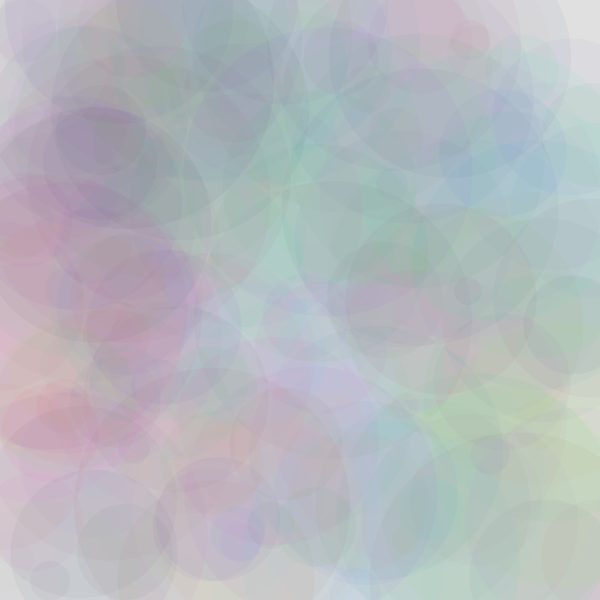
Frame 1 (no input)
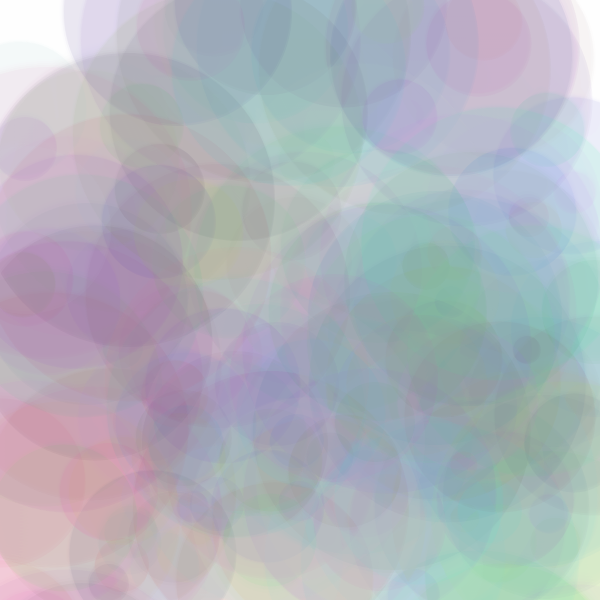
Frame 60 (the mouse pressed at the canvas centre just before this capture)
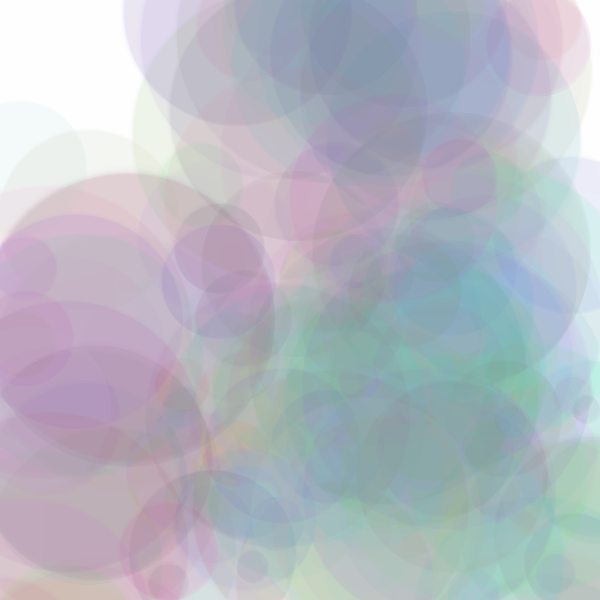
Frame 120 (the mouse held since frame 60 and released just before this capture)

The Processing sketch that drew these frames (run headless with seeded random() and noise(); from frame 60 on, the mouse is pressed at the canvas centre):

// Processing sketch: processing_77463
// ── processing_77463.pde

//Christopher Chan
//ckchan@andrew.cmu.edu
//Homework 11
//Code written on 30 OCT 2012 (c)


//press 1 - red/blue color scheme
//press 2 - red/green color scheme
//press 3 - blue/green color scheme
//press spacebar - random color scheme


final int MAX = 200;

int[] ballSize = new int [MAX];
int[] ballX = new int [MAX];
int[] ballY = new int [MAX];
int[] ballDX = new int [MAX];
int[] ballDY = new int [MAX];
color[] ballColor = new int [MAX];

void setup ()
{
  size (600, 600);
  smooth ();
  ellipseMode (CENTER);
  noStroke ();

  initColor ();
  initArray ( ballSize, 25, 300);
  initArray ( ballX, 0, width);
  initArray ( ballY, 0, height);
  initArray ( ballDX, 1, 2);
  initArray ( ballDY, 1, 4);
}

void draw ()
{
  fade ();
  drawBall ();
  moveBall ();
}

void fade ()
{
  fill (#FFFFFF, 100);
  rect (0, 0, width, height);
}

void initArray (int [] emptyArray, int low, int high)
{
  for (int i=0; i < emptyArray.length; i++)
  {
    emptyArray [i] =int (random (low, high));
  }
}

void initColor ()
{
  for (int i=0; i< ballColor.length; i++)
  {
    ballColor [i] = color (random(0, 255), random(0, 255), random(0, 255));
  }
}

void drawBall ()
{
  for (int i=0; i < MAX; i++)
  {
    fill (color (ballColor [i], 10));
    ellipse (ballX [i], ballY [i], ballSize [i], ballSize [i]);
  }
}

void moveBall ()
{
  for (int i=0; i < MAX; i++)
  {

    ballX [i] = ballX [i] + ballDX [i];
    ballY [i] = ballY [i] + ballDY [i];

    //bouncing
    if ( width-ballX[i] < ballSize[i]/2 )
    {
      ballDX[i] = -ballDX[i];
    }
    else if ( ballX[i] < ballSize[i]/2 )
    {
      ballDX[i] = -ballDX[i];
    }
    else if ( (height-ballY[i])<ballSize[i]/2 )
    {
      ballDY[i] = -ballDY[i];
    }
    else if ( ballY[i] < ballSize[i]/2 )
    {
      ballDY[i] = -ballDY[i];
    }
  }
}

void keyPressed ()
{
  for (int i=0; i < MAX; i++)
  {
    if (key == '1')
    {
      ballColor [i] = color (random(0, 255), 0, random(0, 255));
    }
    else if (key == '2')
    {
      ballColor [i] = color (random(0, 255), random(0, 255), 0);
    }
    else if (key == '3')
    {
      ballColor [i] = color (0, random(0, 255), random(0, 255));
    }
    else if (key == ' ')
    {
      ballColor [i] = color (random (0,255), random(0, 255), random(0, 255));
    }
  }
}
